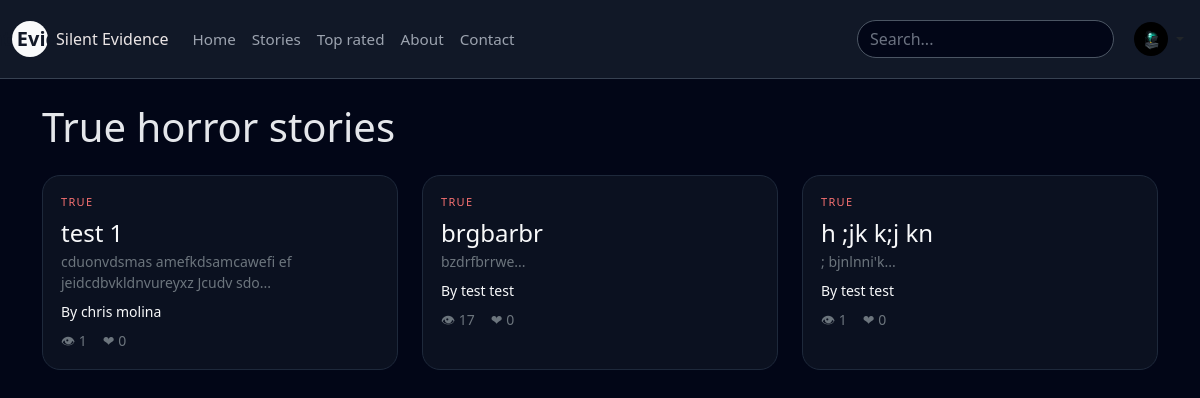
The app's page /stories_true.php (signed in), older data.
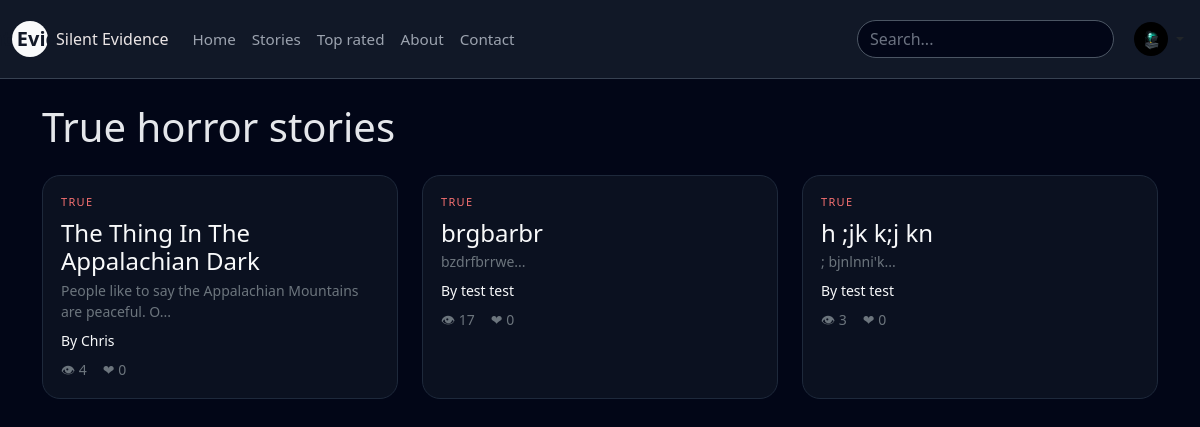
The same page, newer data.
### tables this page shows
CREATE TABLE `stories` (
  `id` int(10) UNSIGNED NOT NULL,
  `user_id` int(10) UNSIGNED NOT NULL,
  `title` varchar(200) NOT NULL,
  `slug` varchar(220) NOT NULL,
  `category` enum('true','paranormal','urban','short','haunted','ghosts','missing','crime','sleep','forest','night','calls','creatures','abandoned','psychological') NOT NULL DEFAULT 'true',
  `content` longtext NOT NULL,
  `image_path` varchar(255) DEFAULT NULL,
  `is_published` tinyint(1) NOT NULL DEFAULT 1,
  `is_featured` tinyint(1) NOT NULL DEFAULT 0,
  `views` int(10) UNSIGNED NOT NULL DEFAULT 0,
  `likes` int(10) UNSIGNED NOT NULL DEFAULT 0,
  `image` varchar(255) DEFAULT NULL,
  `created_at` datetime NOT NULL DEFAULT current_timestamp(),
  `updated_at` datetime NOT NULL DEFAULT current_timestamp() ON UPDATE current_timestamp()
);

CREATE TABLE `users` (
  `id` int(10) UNSIGNED NOT NULL,
  `username` varchar(50) NOT NULL,
  `email` varchar(190) NOT NULL,
  `password_hash` varchar(255) NOT NULL,
  `display_name` varchar(100) NOT NULL,
  `avatar` varchar(255) DEFAULT NULL,
  `bio` text DEFAULT NULL,
  `role` enum('user','admin') NOT NULL DEFAULT 'user',
  `created_at` datetime NOT NULL DEFAULT current_timestamp(),
  `last_login` datetime DEFAULT NULL
);

### stories_true.php (the view, shortened to what this page needs)
<?php
require 'include/db.php';
$stmt = $pdo->prepare("
    SELECT s.id, s.title, s.content, s.category, s.views, s.likes, s.created_at,
           u.display_name, u.username
    FROM stories s
    JOIN users u ON u.id = s.user_id
    WHERE s.category = 'true' AND s.is_published = 1
    ORDER BY s.created_at DESC
");
$stmt->execute();
$stories = $stmt->fetchAll();
?>
<!doctype html>
<html lang='en'>
<head>
<link href='https://cdn.jsdelivr.net/npm/bootstrap@5.3.3/dist/css/bootstrap.min.css' rel='stylesheet'>
</head>
<body>
<?php include 'include/header.php'; ?>
<div class='container py-4'>
    <h1 class='mb-4'>True horror stories</h1>
    <div class='row g-4'>
        <?php foreach ($stories as $story): ?>
        <div class='col-md-4'>
            <a href='story.php?id=<?php echo $story['id']; ?>' class='text-decoration-none'>
                <div class='story-card h-100'>
                    <div class='story-tag mb-2'>TRUE</div>
                    <h4 class='text-light mb-1'>
                        <?php echo htmlspecialchars($story['title']); ?>
                    </h4>
                    <p class='text-secondary small mb-2'>
                        <?php echo htmlspecialchars(substr($story['content'],0,60)); ?>...
                    </p>
                    <p class='small mb-0 text-light'>
                        By <?php echo htmlspecialchars($story['display_name']); ?>
                    </p>
                    <div class='d-flex gap-3 mt-2 text-secondary small'>
                        <span>👁 <?php echo $story['views']; ?></span>
                        <span>❤ <?php echo $story['likes']; ?></span>
                    </div>
                </div>
            </a>
        </div>
        <?php endforeach; ?>
    </div>
</div>
</body>
</html>

Row changes from the older to the newer data that the page shows:
changed stories: title "test 1" → "The Thing In The Appalachian Dark"; content "cduonvdsmas amefkdsamcawefi ef jeidcdbvkldnvureyxz Jcudv sdo" → "People like to say the Appalachian Mountains are peaceful. O"; user.display_name "chris molina" → "Chris"; views "1" → "4"
changed stories "h ;jk k;j kn": views "1" → "3"
